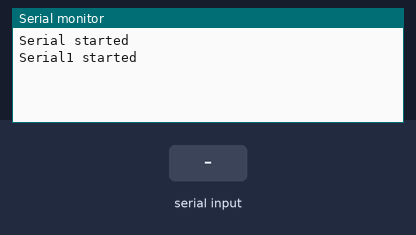
A sketch run on a simulated Arduino Mega 2560, built with avr-gcc and run on an emulated ATmega2560. Shown: the last lines printed to the serial monitor. The inputs (shaded band) are chosen by the test bench.

Above: at 1.2 s.
1.3 s: "1" received over the second serial link
At 2.5 s:
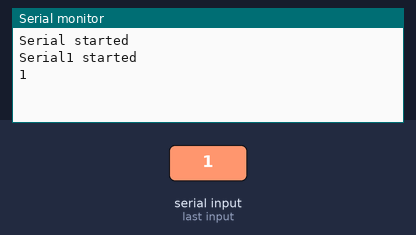
2.8 s: "0" received over the second serial link
At 3.9 s:
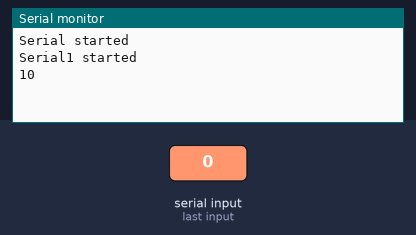

Measured:
- after the input at 1.3 s, the serial monitor: prints a new line at once (image 1)
- after the input at 2.8 s, the serial monitor: prints a new line at once (image 2)

The sketch:

bt_test.ino
```cpp
#include <SoftwareSerial.h>

void setup() {
  Serial.begin(9600);
  Serial.println("Serial started");
  Serial1.begin(9600);
  Serial.println("Serial1 started");
}

void loop() {
  if (Serial1.available()) {
    Serial.write(Serial1.read());
  }
  if (Serial.available()) {
    Serial1.write(Serial.read());
  }
}
```
